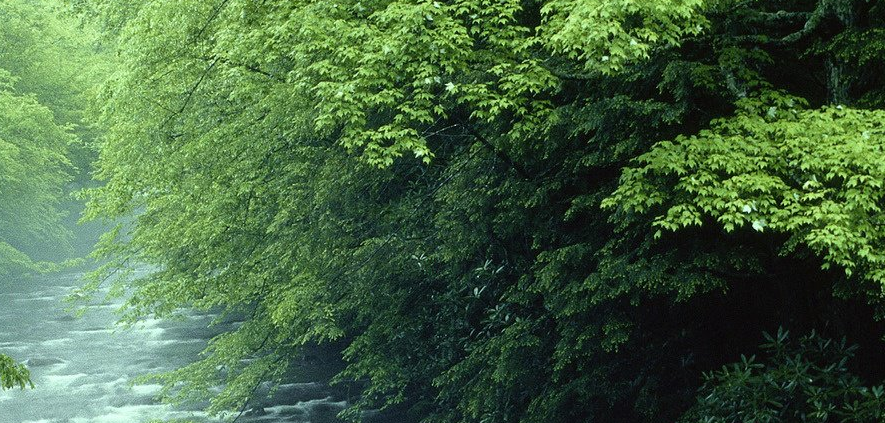
#> input picture python/wordCnn/2.png, 885 x 423 px, found by its file name
$ python morphologySkeletonize.py
#> lines starting #> are read from the running program, lines starting #| are printed output that depends on the picture; after the words box and inside, x2 and y2 are one past the last pixel; in counts of white or black regions, pixels touching at a corner belong together
from skimage import morphology,draw
import numpy as np
import matplotlib.pyplot as plt
import cv2 as cv

# #创建一个二值图像用于测试
# image = np.zeros((400, 400))
#
# #生成目标对象1(白色U型)
# image[10:-10, 10:100] = 1
# image[-100:-10, 10:-10] = 1
# image[10:-10, -100:-10] = 1
#
# #生成目标对象2（X型）
# rs, cs = draw.line(250, 150, 10, 280)
# for i in range(10):
#     image[rs + i, cs] = 1
# rs, cs = draw.line(10, 150, 250, 280)
# for i in range(20):
#     image[rs + i, cs] = 1
#
# #生成目标对象3（O型）
# ir, ic = np.indices(image.shape)
# circle1 = (ic - 135)**2 + (ir - 150)**2 < 30**2
# circle2 = (ic - 135)**2 + (ir - 150)**2 < 20**2
# image[circle1] = 1
# image[circle2] = 0

image=cv.imread("C:\\Users\\Anzhi\\Desktop\\2.png");
#> image is the input picture: shape (423, 885, 3); mean B, G, R 64.5, 99.6, 69.6
b,g,r=cv.split(image)
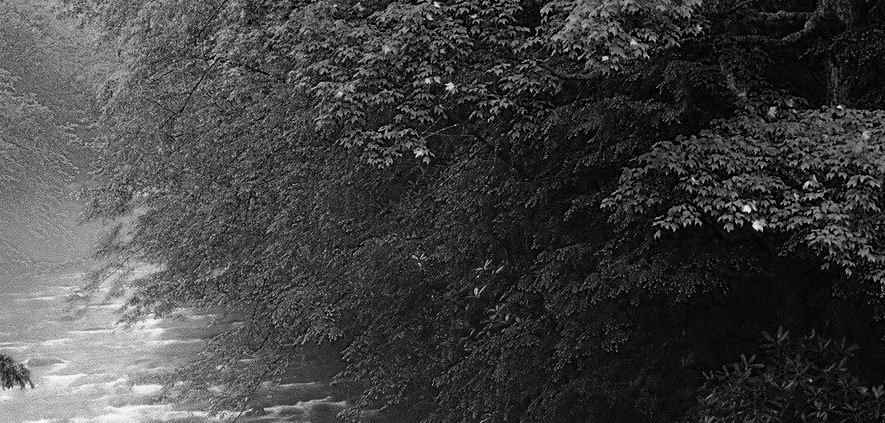
#> b: shape (423, 885); min 0, max 255, mean 64.5
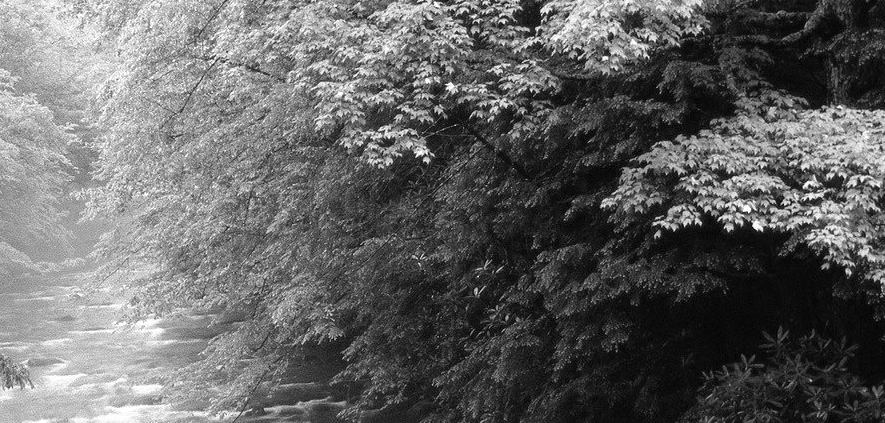
#> g: shape (423, 885); min 0, max 255, mean 99.6
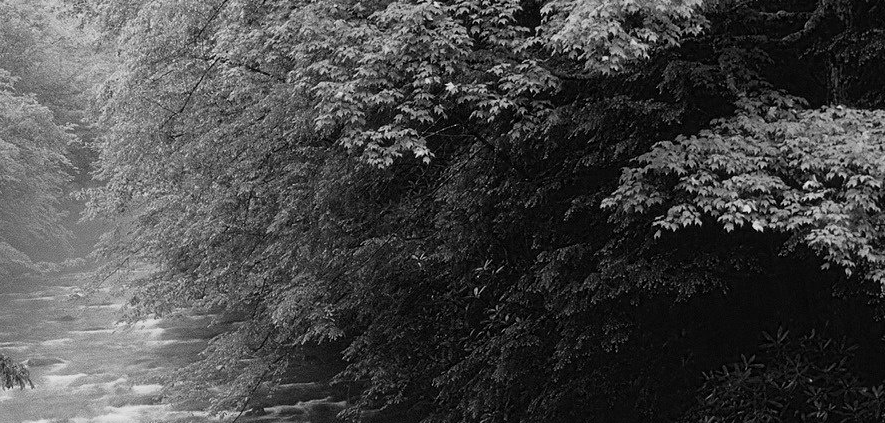
#> r: shape (423, 885); min 0, max 233, mean 69.6
print(np.shape(image))
#| (423, 885, 3)
_,bBinary=cv.threshold(b,0,255,cv.THRESH_BINARY+cv.THRESH_OTSU)
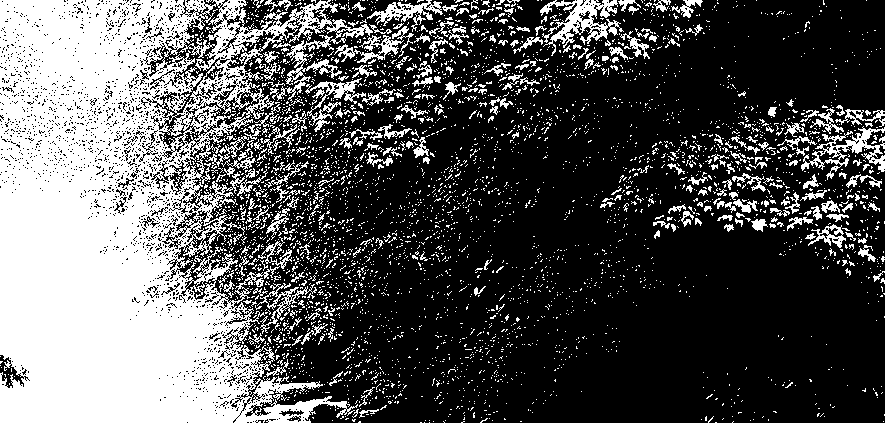
#> bBinary: shape (423, 885); 33.1% white; 4019 white regions (3745 under 20 px), largest, box (x1, y1, x2, y2) and area: (0, 0, 373, 423) 91178, (540, 0, 624, 56) 1688, (801, 126, 885, 180) 1278
cv.imshow("b",bBinary);
cv.waitKey(1000)
_,b=cv.threshold(bBinary,0,1,cv.THRESH_BINARY)
# [7 lines of commented-out code are left out]
skeleton =morphology.skeletonize(b)
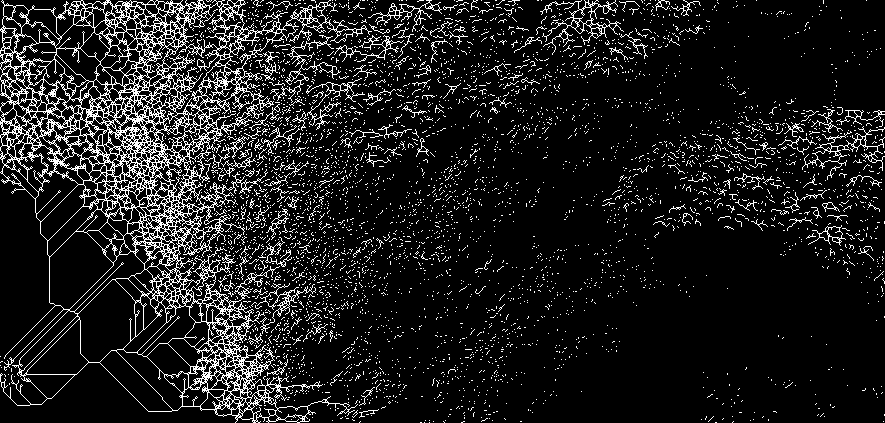
#> skeleton: shape (423, 885) bool; 11.4% white in thin lines or dots

#显示结果
fig, (ax1, ax2) = plt.subplots(nrows=1, ncols=2, figsize=(8, 4))

ax1.imshow(image, cmap=plt.cm.gray)
ax1.axis('off')
ax1.set_title('original', fontsize=20)

ax2.imshow(skeleton, cmap=plt.cm.gray)
ax2.axis('off')
ax2.set_title('skeleton', fontsize=20)

fig.tight_layout()
plt.show()
#> figure, not shown here; B, G, R data is drawn as R, G, B
